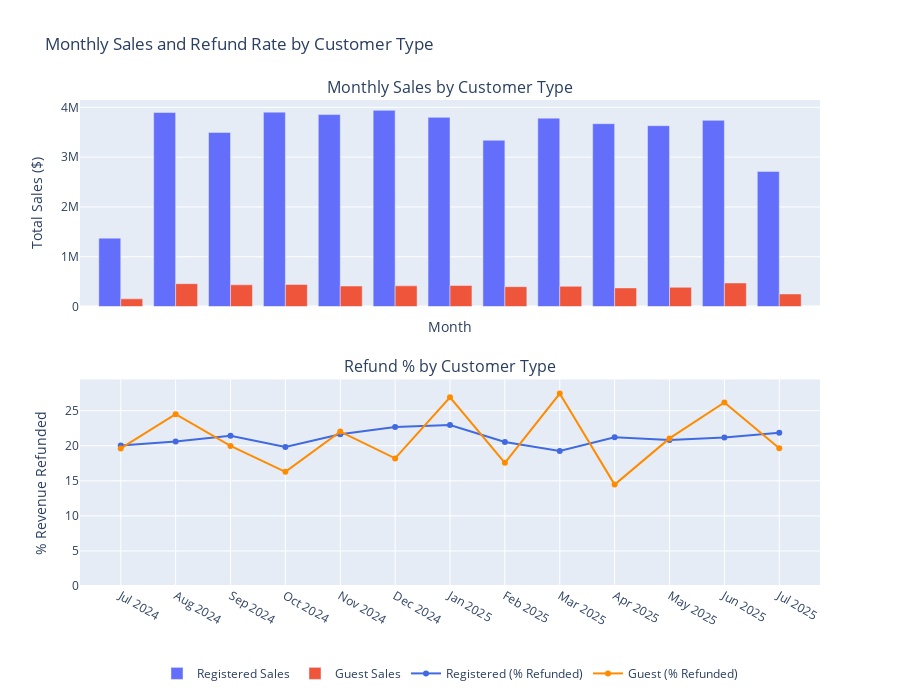

This figure's notebook cell:
### Markdown cell above
### 🔀 Segment Performance: Loyalty Tiers and CLV Buckets

This section examines how **customer segmentation—by loyalty tier and lifetime value (CLV)**—shapes both **monthly sales** and **return behavior**. 

By layering financial contribution against refund patterns, we can distinguish between **high-value customers** who drive growth and **high-cost segments** that erode margins.

> These insights are essential for refining our acquisition strategy, focusing retention efforts, and designing more targeted return mitigation initiatives.

___

<details>
<summary>🔍 Observations</summary>

**Loyalty Tier Trends**  
- **Platinum** members generated the highest revenue (~$15.97M), with a stable average return rate of ~21.6%.  
- **Gold** customers delivered slightly less revenue (~$13.59M) but had the **lowest return rate** among all known tiers (~20.8%).  
- **Silver** and **Bronze** tiers contributed lower sales and had **elevated return rates** (~21.5% and ~21.4%, respectively).  
- The **Unknown** tier had surprisingly strong revenue (~$9.1M) and the **lowest return rate** (~20.2%), though data quality should be validated.
  
> 🔎 **Unknown** includes both guest shoppers without accounts and registered users who have not completed the signup process.

**CLV Bucket Trends**  
- The **High CLV** segment dominated total sales (~$28M), with a return rate comparable to other buckets (~21.7%).  
- **Low** and **Medium CLV** segments contributed far less revenue (under $6M each) and did not show meaningfully better return behavior.  
- Return rates remained fairly consistent across CLV groups (~21%+), suggesting CLV does not strongly predict refund behavior.

</details>

___

<details>
<summary>🧠 Key Insights & Business Implications</summary>

- **High-Value Customers Still Return at a Cost:** Even our most valuable customers—Platinum and High CLV—are refunding over 1 in 5 dollars. This erodes margin and challenges the assumption that top-tier customers are always "safe bets."
- **Gold Tier is the Most Efficient Segment:** Gold customers offer a strong blend of sales and the lowest refund rates—potentially our “sweet spot” for retention focus.
- **CLV and Loyalty Are Correlated, But Not Aligned:** While Platinum overlaps with High CLV in spend, return stability differs slightly—suggesting other behavioral or experience factors may play a role.
- **"Unknown" Segments Represent Untapped Potential**: The “Unknown” loyalty and CLV tiers, which include both non-account shoppers (guests) and account holders who haven't yet joined the loyalty program, show promising refund performance. These customers may be currently undervalued or under-mapped and represent a significant opportunity for deeper engagement and segmentation.

</details>

___

<details>
<summary>🛠️ Recommended Strategic Actions</summary>

- **Double Down on Gold Tier:** Expand lifecycle marketing and tailored retention campaigns targeting Gold members. This segment delivers efficient revenue with the lowest refund risk.
- **Analyze Platinum Return Patterns:** Investigate refund reasons among Platinum customers. Are their expectations different? Are certain products or campaigns driving dissatisfaction?
- **Drive Conversions & Engagement:**
  - **Guest to Account:** Encourage account creation for guest shoppers using incentives, messaging, and post-purchase nudges.
  - **Account to Loyalty:** Nudge existing accounts into the loyalty program to move them from "Unknown" to "Known & Engaged."
- **Audit the “Unknowns”:** Run a segmentation audit to better profile and classify customers currently labeled as "Unknown." This supports better personalization and future campaign targeting.
- **Align Loyalty Programs to CLV:** Explore ways to evolve loyalty tiering criteria to better match lifetime value—reward consistency, not just recent spend.

</details>

___

### Code cell
# Build visual of Sales and Refunds by Customer Type

# --- Prepare data ---
df_sales = views["monthly_channel_sales_returns"].copy()
df_segments = views["customer_segment_sales_returns"].copy()

# Clean and format
df_segments["is_guest"] = df_segments["is_guest"].astype(str).str.lower()
df_segments["customer_type"] = df_segments["is_guest"].map({
    "true": "Guest",
    "false": "Registered"
}).fillna("Registered")
df_segments["month"] = pd.to_datetime(df_segments["month"])
df_segments["month_label"] = df_segments["month"].dt.strftime("%b %Y")
df_segments = df_segments.dropna(subset=["total_sales", "percent_revenue_returned"])

# Month ordering
valid_months = df_segments["month_label"].dropna().unique()
ordered_months = sorted(valid_months, key=lambda x: pd.to_datetime(x))
df_segments = df_segments[df_segments["month_label"].isin(ordered_months)].copy()
df_segments["month_label"] = pd.Categorical(df_segments["month_label"], categories=ordered_months, ordered=True)

# --- Build subplots ---
fig = make_subplots(
    rows=2,
    cols=1,
    shared_xaxes=True,
    vertical_spacing=0.15,
    subplot_titles=(
        "Monthly Sales by Customer Type",
        "Refund % by Customer Type"
    )
)

# First subplot: 
# Grouped bar chart for total sales by customer type
for cust_type in df_segments["customer_type"].unique():
    cust_df = df_segments[df_segments["customer_type"] == cust_type].sort_values("month")
    fig.add_trace(
        go.Bar(
            x=cust_df["month_label"],
            y=cust_df["total_sales"],
            name=f"{cust_type} Sales",
            hovertemplate="%{x}<br>Total Sales: $%{y:,.0f}<br>Customer Type: " + cust_type + "<extra></extra>"
        ),
        row=1, col=1
    )

# Update layout for grouped bars
fig.update_layout(
    barmode="group",
    title="🛍️ Monthly Sales by Customer Type",
    xaxis=dict(title="Month", tickangle=-45),
    yaxis=dict(title="Total Sales ($)"),
    hovermode="x unified"
)

# Second subplot: refund % by customer type
line_colors = {
    "Guest": "darkorange",
    "Registered": "royalblue"
}

# Second subplot: refund % by customer type
for cust_type in df_segments["customer_type"].unique():
    cust_df = df_segments[df_segments["customer_type"] == cust_type].sort_values("month")
    fig.add_trace(
        go.Scatter(
            x=cust_df["month_label"],
            y=cust_df["percent_revenue_returned"],
            name=f"{cust_type} (% Refunded)",
            mode="lines+markers",
            line=dict(color=line_colors.get(cust_type, None), width=2),
            hovertemplate="%{x}<br>Refund %: %{y:.1f}%<br>Customer Type: " + cust_type + "<extra></extra>"
        ),
        row=2, col=1
    )

# Layout
fig.update_layout(
    title="Monthly Sales and Refund Rate by Customer Type",
    xaxis=dict(title="Month", tickangle=-45),
    yaxis=dict(title="Total Sales ($)", rangemode="tozero"),
    yaxis2=dict(title="% Revenue Refunded", rangemode="tozero"),
    height=700,
    hovermode="x unified",
    legend=dict(orientation="h", x=0.5, xanchor="center", y=-0.15)
)

fig.show()

### Figure 1 — Plotly figure (JSON) as saved in the notebook; plotly's stock layout.template omitted (floating-point values rounded to 4 significant figures)
{"data": [{"hovertemplate": "%{x}<br>Total Sales: $%{y:,.0f}<br>Customer Type: Registered<extra></extra>", "name": "Registered Sales", "type": "bar", "x": ["Jul 2024", "Aug 2024", "Sep 2024", "Oct 2024", "Nov 2024", "Dec 2024", "Jan 2025", "Feb 2025", "Mar 2025", "Apr 2025", "May 2025", "Jun 2025", "Jul 2025"], "xaxis": "x", "y": [1374000.0, 3896000.0, 3497000.0, 3904000.0, 3855000.0, 3940000.0, 3800000.0, 3339000.0, 3783000.0, 3672000.0, 3632000.0, 3739000.0, 2714000.0], "yaxis": "y"}, {"hovertemplate": "%{x}<br>Total Sales: $%{y:,.0f}<br>Customer Type: Guest<extra></extra>", "name": "Guest Sales", "type": "bar", "x": ["Jul 2024", "Aug 2024", "Sep 2024", "Oct 2024", "Nov 2024", "Dec 2024", "Jan 2025", "Feb 2025", "Mar 2025", "Apr 2025", "May 2025", "Jun 2025", "Jul 2025"], "xaxis": "x", "y": [155100.0, 459900.0, 436600.0, 443600.0, 411900.0, 416200.0, 422300.0, 399300.0, 405900.0, 374000.0, 385200.0, 473700.0, 252300.0], "yaxis": "y"}, {"hovertemplate": "%{x}<br>Refund %: %{y:.1f}%<br>Customer Type: Registered<extra></extra>", "line": {"color": "royalblue", "width": 2}, "mode": "lines+markers", "name": "Registered (% Refunded)", "type": "scatter", "x": ["Jul 2024", "Aug 2024", "Sep 2024", "Oct 2024", "Nov 2024", "Dec 2024", "Jan 2025", "Feb 2025", "Mar 2025", "Apr 2025", "May 2025", "Jun 2025", "Jul 2025"], "xaxis": "x2", "y": [20.05, 20.6, 21.42, 19.83, 21.65, 22.66, 22.96, 20.55, 19.26, 21.21, 20.84, 21.18, 21.85], "yaxis": "y2"}, {"hovertemplate": "%{x}<br>Refund %: %{y:.1f}%<br>Customer Type: Guest<extra></extra>", "line": {"color": "darkorange", "width": 2}, "mode": "lines+markers", "name": "Guest (% Refunded)", "type": "scatter", "x": ["Jul 2024", "Aug 2024", "Sep 2024", "Oct 2024", "Nov 2024", "Dec 2024", "Jan 2025", "Feb 2025", "Mar 2025", "Apr 2025", "May 2025", "Jun 2025", "Jul 2025"], "xaxis": "x2", "y": [19.62, 24.5, 19.97, 16.29, 22.02, 18.2, 26.92, 17.56, 27.45, 14.46, 21.05, 26.17, 19.66], "yaxis": "y2"}], "layout": {"annotations": [{"font": {"size": 16}, "showarrow": false, "text": "Monthly Sales by Customer Type", "x": 0.5, "xanchor": "center", "xref": "paper", "y": 1, "yanchor": "bottom", "yref": "paper"}, {"font": {"size": 16}, "showarrow": false, "text": "Refund % by Customer Type", "x": 0.5, "xanchor": "center", "xref": "paper", "y": 0.425, "yanchor": "bottom", "yref": "paper"}], "barmode": "group", "height": 700, "hovermode": "x unified", "legend": {"orientation": "h", "x": 0.5, "xanchor": "center", "y": -0.15}, "title": {"text": "Monthly Sales and Refund Rate by Customer Type"}, "xaxis": {"anchor": "y", "domain": [0, 1], "matches": "x2", "showticklabels": false, "tickangle": -45, "title": {"text": "Month"}}, "xaxis2": {"anchor": "y2", "domain": [0, 1]}, "yaxis": {"anchor": "x", "domain": [0.575, 1], "rangemode": "tozero", "title": {"text": "Total Sales ($)"}}, "yaxis2": {"anchor": "x2", "domain": [0, 0.425], "rangemode": "tozero", "title": {"text": "% Revenue Refunded"}}}}
